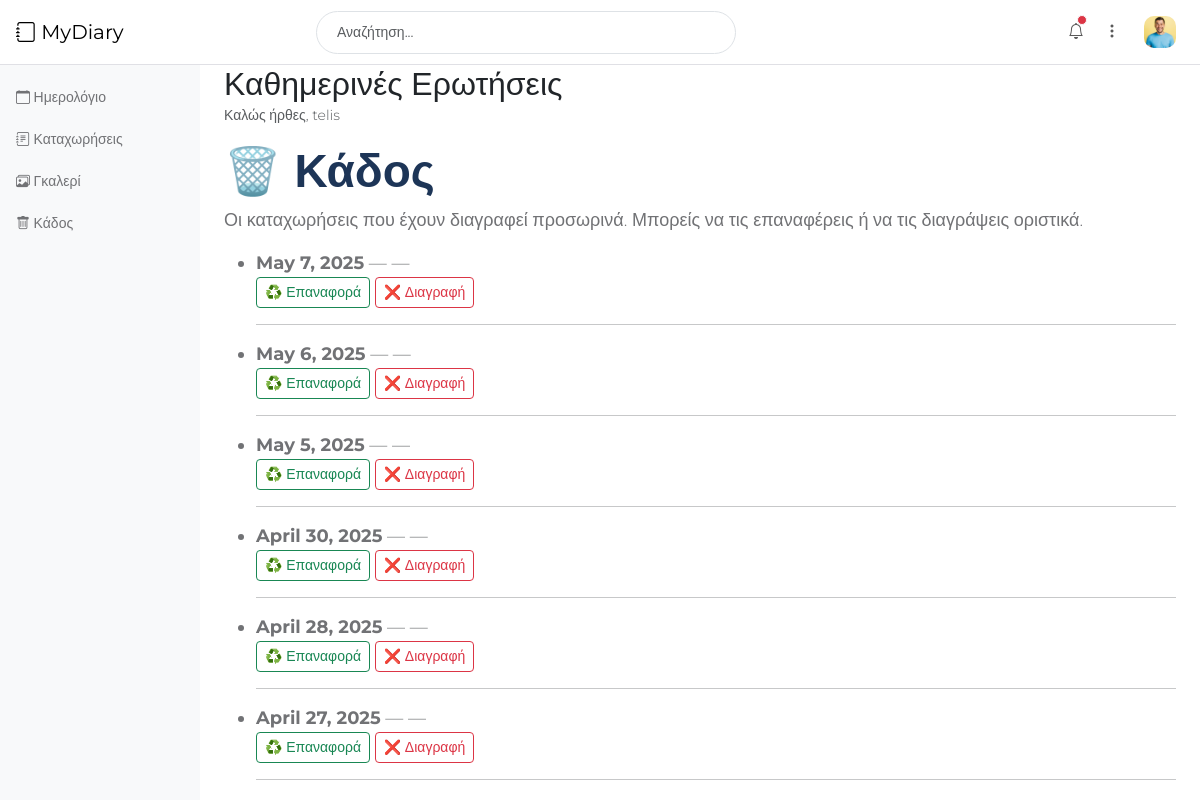
The app's page /trash/ (signed in), older data.
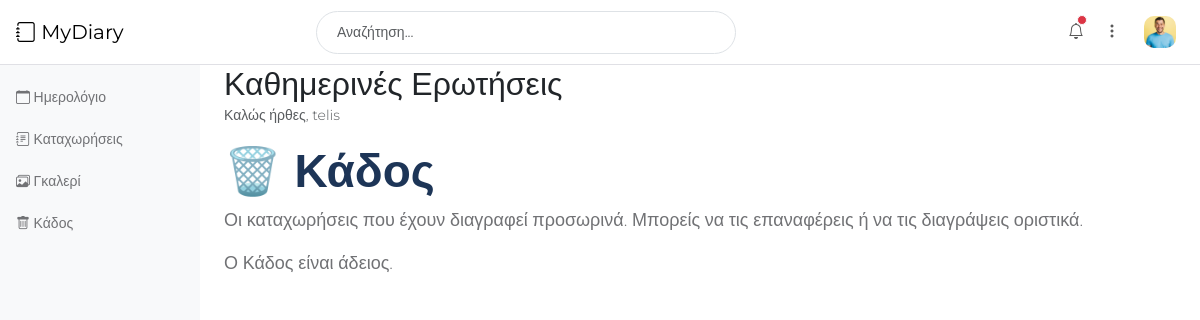
The same page, newer data.
### diary/models.py (models this page shows, shortened)
class DiaryEntry(models.Model):
    MOOD_CHOICES = [
        ('happy', '😊 Χαρούμενος'),
        ('sad', '😢 Λυπημένος'),
        ('stressed', '😰 Αγχωμένος'),
        ('calm', '😌 Ήρεμος'),
        ('angry', '😠 Θυμωμένος'),
    ]
    TAG_CHOICES = [
        ('work', 'Εργασία'),
        ('health', 'Υγεία'),
        ('relationships', 'Σχέσεις'),
        ('personal', 'Προσωπικά'),
        ('other', 'Άλλο'),
    ]
    user = models.ForeignKey(User, on_delete=models.CASCADE)
    date = models.DateField()
    content = models.TextField()
    is_deleted = models.BooleanField(default=False)
    mood = models.CharField(max_length=20, choices=MOOD_CHOICES, blank=True, null=True)
    tag = models.CharField(max_length=20, choices=TAG_CHOICES, blank=True, null=True)
    is_public = models.BooleanField(default=False)
    image = models.ImageField(upload_to='diary_images/', blank=True, null=True)
    highlights = models.JSONField(blank=True, null=True)
    class Meta:
        unique_together = ('user', 'date')

### diary/views.py (the view)
# urls.py: path('trash/', views.trash_view, name='trash'),
@login_required
def trash_view(request):
    trashed_entries = DiaryEntry.objects.filter(user=request.user, is_deleted=True).order_by('-date')
    return render(request, 'diary/trash.html', {'entries': trashed_entries})

### diary/templates/diary/trash.html (shortened to what this page needs)
{% extends 'diary/base.html' %}
{% block content %}
<h2>🗑️ Κάδος</h2>
<p>Οι καταχωρήσεις που έχουν διαγραφεί προσωρινά. Μπορείς να τις επαναφέρεις ή να τις διαγράψεις οριστικά.</p>
{% if entries %}
<ul>
  {% for entry in entries %}
    <li>
      <strong>{{ entry.date }}</strong> — {{ entry.get_mood_display|default:"—" }}
      <br>
      <form method="post" action="{% url 'restore_entry' entry.date %}" style="display:inline;">
        <button type="submit" class="btn btn-sm btn-outline-success">♻️ Επαναφορά</button>
      </form>
      <form method="post" action="{% url 'permanent_delete_entry' entry.date %}" style="display:inline;">
        <button type="submit" class="btn btn-sm btn-outline-danger" onclick="return confirm('Οριστική διαγραφή;')">❌ Διαγραφή</button>
      </form>
    </li>
    <hr>
  {% endfor %}
</ul>
{% else %}
<p>Ο Κάδος είναι άδειος.</p>
{% endif %}
{% endblock %}

### diary/templates/diary/base.html (shortened to what this page needs)
{% load static %}
<!DOCTYPE html>
<html lang="el">
<head>
  <link href="https://cdn.jsdelivr.net/npm/bootstrap@5.3.3/dist/css/bootstrap.min.css" rel="stylesheet">
  <link rel="stylesheet" href="{% static 'css/bootstrap-icons.css' %}">
  <link rel="stylesheet" href="{% static 'css/tooplate-mini-finance.css' %}">
  <link rel="stylesheet" href="{% static 'css/styles.css' %}">
  <link rel="stylesheet" href="https://cdn.jsdelivr.net/npm/fullcalendar@6.1.8/main.min.css">
</head>
<body>
{% block header %}
<header class="navbar sticky-top flex-md-nowrap">
  <div class="col-md-3 col-lg-3 me-0 px-3 fs-6">
    <a class="navbar-brand" href="{% url 'index' %}">
      <i class="bi-journal"></i> MyDiary
    </a>
  </div>
  <form class="custom-form header-form ms-lg-3 me-lg-auto" action="#" method="get">
    <input class="form-control" name="search" type="text" placeholder="Αναζήτηση..." aria-label="Search">
  </form>
  {% if user.is_authenticated %}
  <div class="navbar-nav me-lg-2">
    <div class="nav-item text-nowrap d-flex align-items-center">
      <div class="dropdown ps-3">
        <a class="nav-link dropdown-toggle text-center" href="#" role="button" data-bs-toggle="dropdown" aria-expanded="false" id="navbarLightDropdownMenuLink">
          <i class="bi-bell"></i>
          <span class="position-absolute start-100 translate-middle p-1 bg-danger border border-light rounded-circle">
          </span>
        </a>
      </div>
      <div class="dropdown ps-1">
        <a class="nav-link dropdown-toggle text-center" href="#" role="button" data-bs-toggle="dropdown" aria-expanded="false">
            <i class="bi-three-dots-vertical"></i>
        </a>
    </div>
      <div class="dropdown px-3">
        <a class="nav-link dropdown-toggle" href="#" role="button" data-bs-toggle="dropdown" aria-expanded="false">
          <img src="{% static 'images/medium-shot-happy-man-smiling.jpg' %}" class="profile-image img-fluid" alt="">
        </a>
      </div>
    </div>
  </div>
  {% endif %}
</header>
{% endblock %}
<div class="container-fluid">
  <div class="row">
    <nav id="sidebarMenu" class="col-md-3 col-lg-2 d-md-block bg-light sidebar collapse">
      <div class="position-sticky pt-3">
        <ul class="nav flex-column">
          <li class="nav-item"><a class="nav-link" href="{% url 'calendar' %}"><i class="bi-calendar"></i> Ημερολόγιο</a></li>
          <li class="nav-item"><a class="nav-link" href="{% url 'my_entries' %}"><i class="bi-journal-text"></i> Καταχωρήσεις</a></li>
          <li class="nav-item">
            <a class="nav-link" href="{% url 'gallery' %}">
              <i class="bi bi-images"></i> Γκαλερί
            </a>
          </li>
          <li class="nav-item"><a class="nav-link" href="{% url 'trash' %}"><i class="bi-trash"></i> Κάδος</a></li>
        </ul>
      </div>
    </nav>
    <main class="col-md-9 ms-sm-auto col-lg-10 px-md-4">
      <div class="title-group mb-3">
        <h1 class="h2 mb-0">Καθημερινές Ερωτήσεις</h1>
        <small class="text-muted">Καλώς ήρθες, {{ request.user.username }}</small>
      </div>
      {% block content %}{% endblock %}
    </main>
  </div>
</div>
</body>
</html>

### static/css/tooplate-mini-finance.css (style rules this page uses)
:root { --white-color: #ffffff; --primary-color: #E63946; --secondary-color: #F1FAEE; --section-bg-color: #ececec; --primary-bg-color: #E63946; --custom-btn-bg-color: #A8DADC; --custom-btn-bg-hover-color: #1D3557; --heading-color: #1D3557; --dark-color: #000000; --p-color: #717275; --border-color: #e0e0e5; --link-hover-color: #E63946; --body-font-family: 'Unbounded'; --h1-font-size: 74px; --h2-font-size: 46px; --h3-font-size: 32px; --h4-font-size: 28px; --h5-font-size: 24px; --h6-font-size: 22px; --p-font-size: 18px; --menu-font-size: 14px; --btn-font-size: 12px; --copyright-font-size: 10px; --border-radius-large: 100px; --border-radius-medium: 20px; --border-radius-small: 10px; --font-weight-light: 300; --font-weight-normal: 400; --font-weight-bold: 700; }
body { background-color: var(--white-color); font-family: var(--body-font-family); }
h2, h3, h4, h5, h6 { color: var(--heading-color); }
h1, h2, h3, h4, h5, h6 { font-weight: var(--font-weight-bold); }
h1 { font-size: var(--h1-font-size); }
h2 { font-size: var(--h2-font-size); }
p { color: var(--p-color); font-size: var(--p-font-size); font-weight: var(--font-weight-light); }
ul li { color: var(--p-color); font-size: var(--p-font-size); font-weight: var(--font-weight-light); }
a, button { touch-action: manipulation; transition: all 0.3s; }
a { display: inline-block; color: var(--primary-color); text-decoration: none; }
.title-group small { font-weight: var(--font-weight-light); }
.profile-image { border-radius: var(--border-radius-small); width: 32px; height: 32px; object-fit: cover; }
.sidebar { background: var(--white-color); position: fixed; top: 0; bottom: 0; left: 0; z-index: 100; padding: 58px 0 0; }
.navbar { background: var(--white-color); border-bottom: 1px solid var(--border-color); padding-top: 8px; padding-bottom: 8px; }
.navbar .nav-link { position: relative; }
.navbar .header-form { width: 35%; }
.navbar .header-form .form-control { margin-bottom: 0; }
.navbar .dropdown-toggle::after { display: none; }
.dropdown-toggle { width: 32px; }
.dropdown-toggle .start-100 { top: 8px; left: 68%!important; }
#sidebarMenu .nav { flex-wrap: inherit; }
#sidebarMenu .nav-link { border-radius: var(--border-radius-small); color: var(--p-color); font-size: var(--menu-font-size); display: inline-block; position: relative; margin-top: 5px; }
.custom-form .form-control { color: var(--p-color); border-radius: var(--border-radius-large); font-size: var(--menu-font-size); margin-bottom: 24px; padding: 10px 20px; outline: none; transition: all 0.3s; }
@media screen and (max-width: 1200px) { h1 { font-size: 62px; } }

### static/css/styles.css (style rules this page uses)
body { font-family: "Montserrat", sans-serif; }

Row changes from the older to the newer data that the page shows:
removed DiaryEntry: date "May 7, 2025", mood "—"
removed DiaryEntry: date "May 6, 2025", mood "—"
removed DiaryEntry: date "May 5, 2025", mood "—"
removed DiaryEntry: date "April 30, 2025", mood "—"
removed DiaryEntry: date "April 28, 2025", mood "—"
removed DiaryEntry: date "April 27, 2025", mood "—"
Text that changed along with them:
text now shown: "Ο Κάδος είναι άδειος."
